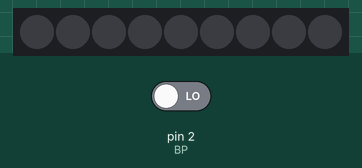
This sketch was run on a simulated Arduino Uno, built with avr-gcc and run on an emulated ATmega328P. Parts: 9 RGB LEDs in strip order, left to right. The inputs (shaded band) are chosen by the test bench; at power-on: pin 2 (BP) LOW. Dim RGB values are drawn brighter than linear; random numbers use the default seed unless the sketch sets one.

Above: at 1.2 s.
1.3 s: pin 2 (BP) driven HIGH
At 4.5 s:
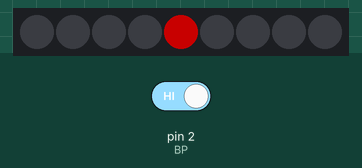
5.9 s: pin 2 (BP) driven LOW
At 7.9 s:
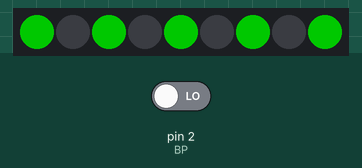
Timing chart, 0 to 9.4 s (numbered marks = the images above; inputs shaded):
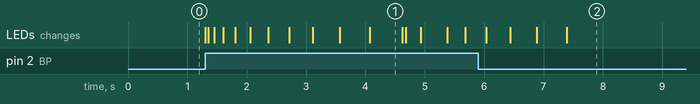

The sketch:

De4_V1.ino
```cpp
/*
 *     Bette.Mathys
 *     Dé4_V1
 *
 *     Systéme de dé, avec un bp quand il est appuyé mets une face aléatoire
 *     sur la bande néopixel
 *
 *     Bande néopixel, Boutton Poussoir, Carte Arduino
 *     Néopixel: D6, BP: D2
 *
 *     19/09/2024 Dé1_V1: Appuie BP, afficher une face aléatoire du dé
 *     20/09/2024 Dé1_V2: Appuie BP, afficher une face aléatoire du dé
 *     20/09/2024 Dé2_V1: Appuie BP, faire defiler les faces aléatoirement
 *     et arrete aléatoire
 *     20/09/2024 Dé3_V1: Appuie BP, faire defiler les faces aléatoirement
 *     et ralentit petit à petit et s'arrete sur une face rdm
 *     23/09/2024 Dé3_V1: Ajout d'effet quand la face 6 tombe
 *
 *
 */


#include <Adafruit_NeoPixel.h>
#ifdef __AVR__
 #include <avr/power.h> // Nécessaire pour les Adafruit Trinket à 16 MHz
#endif

// Définition de la broche où les NeoPixels sont connectés
#define PIN        6

// Définition du nombre de pixels sur l'anneau NeoPixel
#define NUMPIXELS  9

// Initialisation de la bande de pixels avec le bon protocole de communication
Adafruit_NeoPixel pixels(NUMPIXELS, PIN, NEO_GRB + NEO_KHZ800);

// Temps de pause entre les pixels en millisecondes
#define DELAYVAL 500

// Définition de la broche pour le bouton poussoir
const int BP = 2;

// Variables pour gérer l'état du bouton et le verrouillage de la pression
byte etatBP = 0;
bool boutonPresse = false;

// Variable pour stocker la face aléatoire du dé
long randNumber = 0;

// Fonction pour gérer le défilement avec un ralentissement progressif
void Defil() {
  int vitesseInitiale = 1;           // Vitesse initiale du défilement en millisecondes
  int ralentissement = 50;           // Facteur de ralentissement progressif
  int tempsDefil = random(2500, 3500); // Durée totale du défilement aléatoire (entre 2,5 et 3,5 secondes)

  unsigned long startTime = millis(); // Capturer le temps de départ

  // Défilement aléatoire des faces du dé
  while (millis() - startTime < tempsDefil) {
    randNumber = random(1, 7);  // Sélectionner un numéro de dé aléatoire entre 1 et 6

    // Afficher la face correspondant au numéro tiré en rouge
    if (randNumber == 1) {
      Face1();
    } else if (randNumber == 2) {
      Face2();
    } else if (randNumber == 3) {
      Face3();
    } else if (randNumber == 4) {
      Face4();
    } else if (randNumber == 5) {
      Face5();
    } else if (randNumber == 6) {
      Face6();
    }

    delay(vitesseInitiale);  // Pause pour chaque changement de face

    // Augmentation progressive du délai pour ralentir le défilement
    vitesseInitiale += ralentissement;
  }

  // Afficher la face finale en vert pour indiquer la fin du défilement
  if (randNumber == 1) {
    Face1();
    pixels.setPixelColor(4, pixels.Color(0, 100, 0));  // LED centrale verte
  } else if (randNumber == 2) {
    Face2();
    pixels.setPixelColor(0, pixels.Color(0, 100, 0));  // LED verte en haut à gauche
    pixels.setPixelColor(8, pixels.Color(0, 100, 0));  // LED verte en bas à droite
  } else if (randNumber == 3) {
    Face3();
    pixels.setPixelColor(0, pixels.Color(0, 100, 0));
    pixels.setPixelColor(4, pixels.Color(0, 100, 0));
    pixels.setPixelColor(8, pixels.Color(0, 100, 0));
  } else if (randNumber == 4) {
    Face4();
    pixels.setPixelColor(0, pixels.Color(0, 100, 0));
    pixels.setPixelColor(2, pixels.Color(0, 100, 0));
    pixels.setPixelColor(6, pixels.Color(0, 100, 0));
    pixels.setPixelColor(8, pixels.Color(0, 100, 0));
  } else if (randNumber == 5) {
    Face5();
    pixels.setPixelColor(0, pixels.Color(0, 100, 0));
    pixels.setPixelColor(2, pixels.Color(0, 100, 0));
    pixels.setPixelColor(4, pixels.Color(0, 100, 0));
    pixels.setPixelColor(6, pixels.Color(0, 100, 0));
    pixels.setPixelColor(8, pixels.Color(0, 100, 0));
  } else if (randNumber == 6) {
    RGBAnimation();  // Animation colorée pour la face 6
  }

  pixels.show();  // Mettre à jour les pixels pour afficher les modifications
}

// Fonction pour gérer la pression du bouton et lancer le dé
void rdm() {
  etatBP = digitalRead(BP);

  while (etatBP == HIGH && !boutonPresse) {  // Si le bouton est pressé
    boutonPresse = true;  // Verrouiller pour éviter plusieurs pressions consécutives
    Defil();              // Lancer le dé
    boutonPresse = false; // Réinitialiser l'état du bouton après l'action
    break;
  }
}

// Fonctions pour afficher chaque face du dé
void Face1() {
  pixels.clear();
  pixels.setPixelColor(4, pixels.Color(100, 0, 0)); // LED centrale rouge
  pixels.show();
}

void Face2() {
  pixels.clear();
  pixels.setPixelColor(0, pixels.Color(100, 0, 0)); // Haut gauche
  pixels.setPixelColor(8, pixels.Color(100, 0, 0)); // Bas droite
  pixels.show();
}

void Face3() {
  pixels.clear();
  pixels.setPixelColor(0, pixels.Color(100, 0, 0));
  pixels.setPixelColor(4, pixels.Color(100, 0, 0));
  pixels.setPixelColor(8, pixels.Color(100, 0, 0));
  pixels.show();
}

void Face4() {
  pixels.clear();
  pixels.setPixelColor(0, pixels.Color(100, 0, 0));
  pixels.setPixelColor(2, pixels.Color(100, 0, 0));
  pixels.setPixelColor(6, pixels.Color(100, 0, 0));
  pixels.setPixelColor(8, pixels.Color(100, 0, 0));
  pixels.show();
}

void Face5() {
  pixels.clear();
  pixels.setPixelColor(0, pixels.Color(100, 0, 0));
  pixels.setPixelColor(2, pixels.Color(100, 0, 0));
  pixels.setPixelColor(4, pixels.Color(100, 0, 0));
  pixels.setPixelColor(6, pixels.Color(100, 0, 0));
  pixels.setPixelColor(8, pixels.Color(100, 0, 0));
  pixels.show();
}

void Face6() {
  pixels.clear();
  pixels.setPixelColor(0, pixels.Color(100, 0, 0));
  pixels.setPixelColor(1, pixels.Color(100, 0, 0));
  pixels.setPixelColor(2, pixels.Color(100, 0, 0));
  pixels.setPixelColor(6, pixels.Color(100, 0, 0));
  pixels.setPixelColor(7, pixels.Color(100, 0, 0));
  pixels.setPixelColor(8, pixels.Color(100, 0, 0));
  pixels.show();
}

// Animation RGB pour la face 6
void RGBAnimation() {
  for (int i = 0; i < 10; i++) { // 10 cycles de changement de couleurs
    pixels.setPixelColor(0, pixels.Color(255, 0, 0)); // Rouge
    pixels.setPixelColor(1, pixels.Color(0, 255, 0)); // Vert
    pixels.setPixelColor(2, pixels.Color(0, 0, 255)); // Bleu
    pixels.setPixelColor(6, pixels.Color(255, 0, 0)); // Rouge
    pixels.setPixelColor(7, pixels.Color(0, 255, 0)); // Vert
    pixels.setPixelColor(8, pixels.Color(0, 0, 255)); // Bleu
    pixels.show();
    delay(250);

    pixels.setPixelColor(0, pixels.Color(0, 0, 255)); // Inverser les couleurs
    pixels.setPixelColor(1, pixels.Color(255, 0, 0));
    pixels.setPixelColor(2, pixels.Color(0, 255, 0));
    pixels.setPixelColor(6, pixels.Color(0, 0, 255));
    pixels.setPixelColor(7, pixels.Color(255, 0, 0));
    pixels.setPixelColor(8, pixels.Color(0, 255, 0));
    pixels.show();
    delay(250);
  }
}

// Fonction setup pour initialiser le programme
void setup() {
  Serial.begin(9600);  // Initialiser la communication série
  pinMode(BP, INPUT);  // Définir la broche du bouton comme entrée
  pixels.begin();      // Initialiser l'anneau NeoPixel
}

// Boucle principale
void loop() {
  rdm();  // Appeler la fonction pour vérifier si le bouton est pressé
}
```

Measured:
- after the input at 1.3 s, the LEDs: first change at once (image 1 shows a later state)
- what the display in image 1 shows lasts 0.5 s, from 4.1 s to 4.6 s
